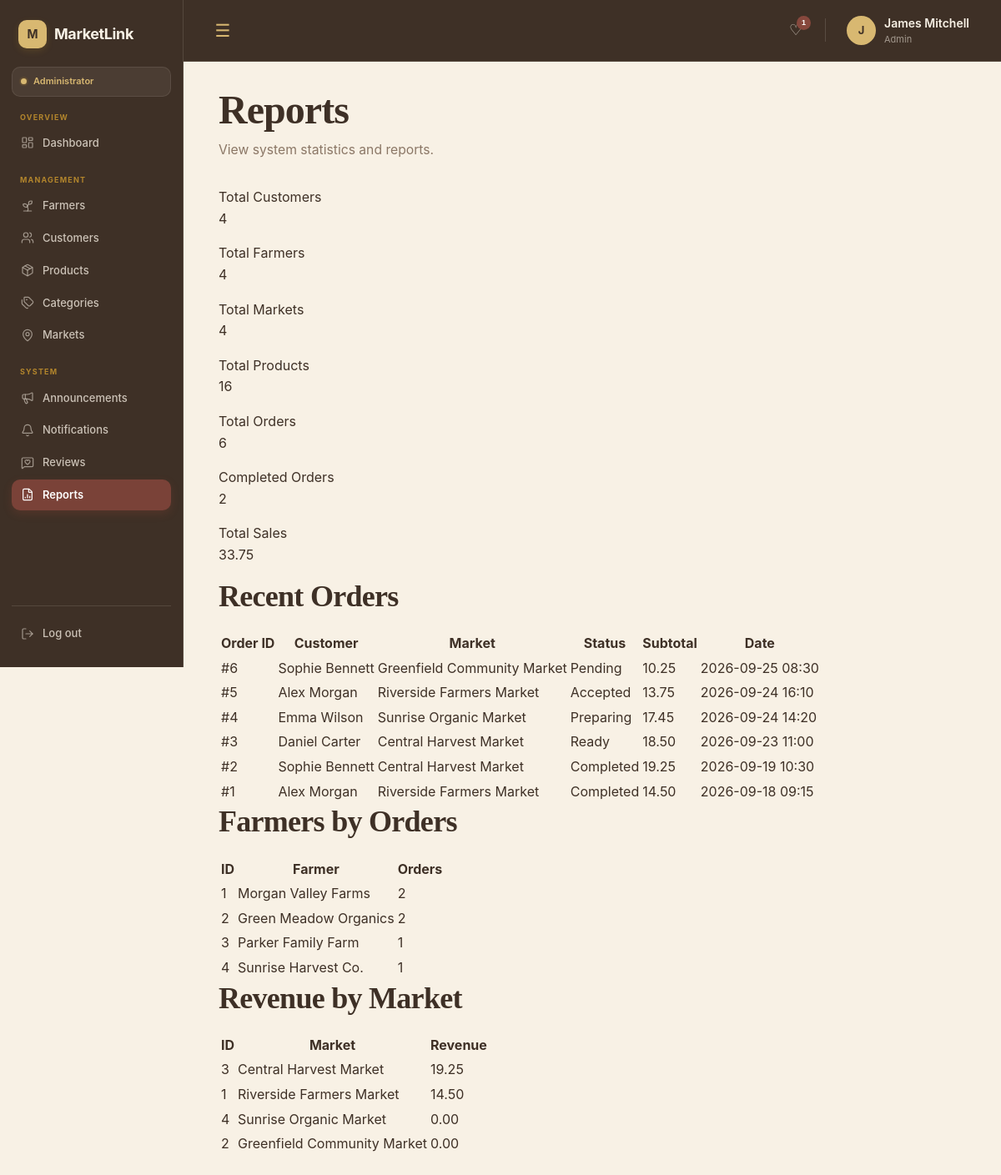
Page /admin/reports.php (signed in) on the earlier database version.
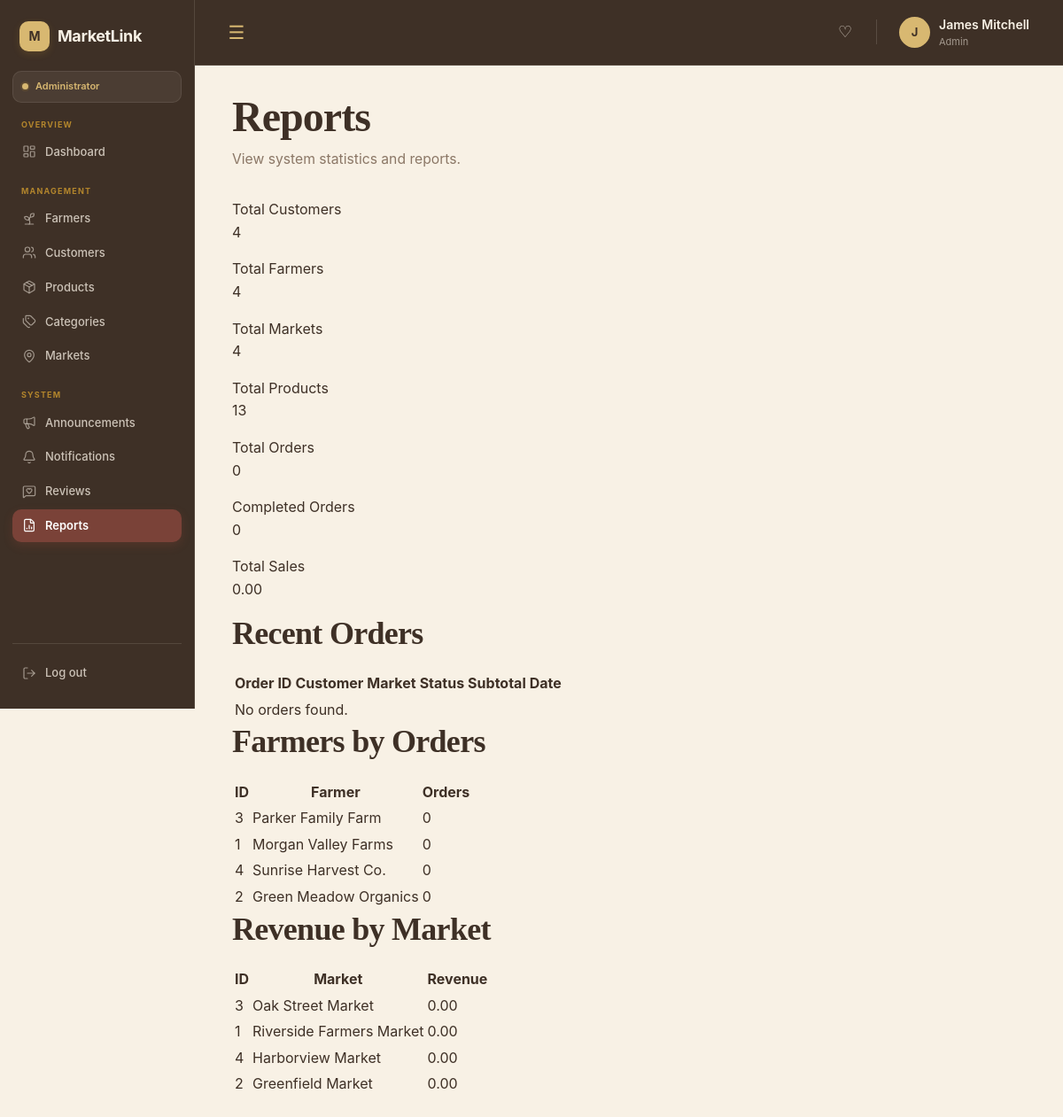
Same page on the later database version.
### tables this page shows
CREATE TABLE `orders` (
  `id` int(10) UNSIGNED NOT NULL,
  `customer_id` int(10) UNSIGNED NOT NULL,
  `farmer_id` int(10) UNSIGNED NOT NULL,
  `market_id` int(10) UNSIGNED NOT NULL,
  `pickup_slot_id` int(10) UNSIGNED NOT NULL,
  `pickup_date` date DEFAULT NULL,
  `status` enum('pending','accepted','preparing','ready','completed','cancelled') NOT NULL DEFAULT 'pending',
  `subtotal` decimal(10,2) NOT NULL DEFAULT 0.00,
  `notes` text DEFAULT NULL,
  `created_at` timestamp NOT NULL DEFAULT current_timestamp(),
  `updated_at` timestamp NOT NULL DEFAULT current_timestamp() ON UPDATE current_timestamp()
);

CREATE TABLE `users` (
  `id` int(10) UNSIGNED NOT NULL,
  `name` varchar(100) NOT NULL,
  `email` varchar(150) NOT NULL,
  `password_hash` varchar(255) NOT NULL,
  `phone` varchar(30) DEFAULT NULL,
  `address` varchar(255) DEFAULT NULL,
  `role` enum('customer','farmer','admin') NOT NULL DEFAULT 'customer',
  `status` enum('active','inactive','suspended') NOT NULL DEFAULT 'active',
  `created_at` timestamp NOT NULL DEFAULT current_timestamp(),
  `updated_at` timestamp NOT NULL DEFAULT current_timestamp() ON UPDATE current_timestamp()
);

CREATE TABLE `markets` (
  `id` int(10) UNSIGNED NOT NULL,
  `name` varchar(150) NOT NULL,
  `description` text DEFAULT NULL,
  `address` varchar(255) NOT NULL,
  `latitude` decimal(10,8) DEFAULT NULL,
  `longitude` decimal(11,8) DEFAULT NULL,
  `opening_time` time DEFAULT NULL,
  `closing_time` time DEFAULT NULL,
  `operating_days` varchar(100) DEFAULT NULL,
  `map_provider` varchar(50) NOT NULL DEFAULT 'OpenStreetMap',
  `status` enum('active','inactive') NOT NULL DEFAULT 'active',
  `created_at` timestamp NOT NULL DEFAULT current_timestamp(),
  `updated_at` timestamp NOT NULL DEFAULT current_timestamp() ON UPDATE current_timestamp()
);

CREATE TABLE `farmers` (
  `id` int(10) UNSIGNED NOT NULL,
  `user_id` int(10) UNSIGNED NOT NULL,
  `stall_name` varchar(150) NOT NULL,
  `contact_person` varchar(100) DEFAULT NULL,
  `description` text DEFAULT NULL,
  `address` varchar(255) DEFAULT NULL,
  `latitude` decimal(10,8) DEFAULT NULL,
  `longitude` decimal(11,8) DEFAULT NULL,
  `approval_status` enum('pending','approved','rejected') NOT NULL DEFAULT 'pending',
  `created_at` timestamp NOT NULL DEFAULT current_timestamp(),
  `updated_at` timestamp NOT NULL DEFAULT current_timestamp() ON UPDATE current_timestamp()
);

### admin/reports.php (the view, shortened to what the changed rows need)
<?php
require_once __DIR__ . '/../includes/include.php';
$stmt = $conn->prepare("
    SELECT COUNT(*)
    FROM products
");
$stmt->execute();
$result = $stmt->get_result();
$row = $result->fetch_row();
$total_products = (int) $row[0];
$stmt = $conn->prepare("
    SELECT COUNT(*)
    FROM orders
");
$stmt->execute();
$result = $stmt->get_result();
$row = $result->fetch_row();
$total_orders = (int) $row[0];
$stmt = $conn->prepare("
    SELECT COUNT(*)
    FROM orders
    WHERE status = 'completed'
");
$stmt->execute();
$result = $stmt->get_result();
$row = $result->fetch_row();
$completed_orders = (int) $row[0];
$stmt = $conn->prepare("
    SELECT COALESCE(SUM(subtotal), 0)
    FROM orders
    WHERE status = 'completed'
");
$stmt->execute();
$result = $stmt->get_result();
$row = $result->fetch_row();
$total_sales = (float) $row[0];
$stmt = $conn->prepare("
    SELECT
        o.id,
        o.status,
        o.subtotal,
        o.created_at,
        u.name AS customer_name,
        m.name AS market_name
    FROM orders o
    LEFT JOIN users u
        ON o.customer_id = u.id
    LEFT JOIN markets m
        ON o.market_id = m.id
    ORDER BY o.created_at DESC
    LIMIT 10
");
$stmt->execute();
$result = $stmt->get_result();
$recent_orders = $result->fetch_all(MYSQLI_ASSOC);
$stmt = $conn->prepare("
    SELECT
        f.id,
        f.stall_name,
        COUNT(o.id) AS orders_count
    FROM farmers f
    LEFT JOIN orders o
        ON o.farmer_id = f.id
    GROUP BY
        f.id,
        f.stall_name
    ORDER BY orders_count DESC
    LIMIT 10
");
$stmt->execute();
$result = $stmt->get_result();
$top_farmers = $result->fetch_all(MYSQLI_ASSOC);
$stmt = $conn->prepare("
    SELECT
        m.id,
        m.name AS market_name,
        COALESCE(SUM(o.subtotal), 0) AS revenue
    FROM markets m
    LEFT JOIN orders o
        ON o.market_id = m.id
        AND o.status = 'completed'
    GROUP BY
        m.id,
        m.name
    ORDER BY revenue DESC
");
$stmt->execute();
$result = $stmt->get_result();
$market_revenue = $result->fetch_all(MYSQLI_ASSOC);
?>
<!DOCTYPE html>
<html lang="en">
<head>
    <link rel="stylesheet" href="../assets/css/base.css">
    <link rel="stylesheet" href="../assets/css/navbar.css">
    <link rel="stylesheet" href="../assets/css/sidebar.css">
</head>
<body>
    <?php include __DIR__ . '/../includes/navbar.php'; ?>
    <main class="main-content">
        <div class="page-header">
            <div>
                <h1>
                    Reports
                </h1>
            </div>
        </div>
        <section class="details-grid">
            <div class="form-group">
                <label>
                    Total Products
                </label>
                <p>
                    <?= $total_products ?>
                </p>
            </div>
            <div class="form-group">
                <label>
                    Total Orders
                </label>
                <p>
                    <?= $total_orders ?>
                </p>
            </div>
            <div class="form-group">
                <label>
                    Completed Orders
                </label>
                <p>
                    <?= $completed_orders ?>
                </p>
            </div>
            <div class="form-group">
                <label>
                    Total Sales
                </label>
                <p>
                    <?= number_format(
                        $total_sales,
                        2
                    ) ?>
                </p>
            </div>
        </section>
        <section class="table-section">
            <div class="section-header">
                <h2>
                    Recent Orders
                </h2>
            </div>
            <div class="table-responsive">
                <table class="data-table">
                    <thead>
                        <tr>
                            <th>
                                Order ID
                            </th>
                            <th>
                                Customer
                            </th>
                            <th>
                                Market
                            </th>
                            <th>
                                Status
                            </th>
                            <th>
                                Subtotal
                            </th>
                            <th>
                                Date
                            </th>
                        </tr>
                    </thead>
                    <tbody>
                        <?php if (!empty($recent_orders)): ?>
                            <?php foreach ($recent_orders as $order): ?>
                                <tr>
                                    <td>
                                        #<?= (int)$order['id'] ?>
                                    </td>
                                    <td>
                                        <?= htmlspecialchars(
                                            $order['customer_name'] ?? 'N/A'
                                        ) ?>
                                    </td>
                                    <td>
                                        <?= htmlspecialchars(
                                            $order['market_name'] ?? 'N/A'
                                        ) ?>
                                    </td>
                                    <td>
                                        <span
                                            class="status status-<?= htmlspecialchars(
                                                $order['status'] ?? ''
                                            ) ?>"
                                        >
                                            <?= ucfirst(
                                                htmlspecialchars(
                                                    $order['status'] ?? 'N/A'
                                                )
                                            ) ?>
                                        </span>
                                    </td>
                                    <td>
                                        <?= number_format(
                                            (float)$order['subtotal'],
                                            2
                                        ) ?>
                                    </td>
                                    <td>
                                        <?php if (!empty($order['created_at'])): ?>
                                            <?= date(
                                                'Y-m-d H:i',
                                                strtotime(
                                                    $order['created_at']
                                                )
                                            ) ?>
                                        <?php else: ?>
                                            N/A
                                        <?php endif; ?>
                                    </td>
                                </tr>
                            <?php endforeach; ?>
                        <?php else: ?>
                            <tr>
                                <td colspan="6">
                                    No orders found.
                                </td>
                            </tr>
                        <?php endif; ?>
                    </tbody>
                </table>
            </div>
        </section>
        <section class="table-section">
            <div class="section-header">
                <h2>
                    Farmers by Orders
                </h2>
            </div>
            <div class="table-responsive">
                <table class="data-table">
                    <thead>
                        <tr>
                            <th>
                                ID
                            </th>
                            <th>
                                Farmer
                            </th>
                            <th>
                                Orders
                            </th>
                        </tr>
                    </thead>
                     <tbody>
                        <?php if (!empty($top_farmers)): ?>
                            <?php foreach ($top_farmers as $farmer): ?>
                                <tr>
                                    <td>
                                        <?= (int)$farmer['id'] ?>
                                    </td>
                                    <td>
                                        <?= htmlspecialchars(
                                            $farmer['stall_name']
                                        ) ?>
                                    </td>
                                    <td>
                                        <?= (int)$farmer['orders_count'] ?>
                                    </td>
                                </tr>
                            <?php endforeach; ?>
                        <?php endif; ?>
                    </tbody>
                </table>
            </div>
        </section>
        <section class="table-section">
            <div class="section-header">
                <h2>
                    Revenue by Market
                </h2>
            </div>
            <div class="table-responsive">
                <table class="data-table">
                    <thead>
                        <tr>
                            <th>
                                ID
                            </th>
                            <th>
                                Market
                            </th>
                            <th>
                                Revenue
                            </th>
                        </tr>
                    </thead>
                    <tbody>
                        <?php if (!empty($market_revenue)): ?>
                            <?php foreach ($market_revenue as $market): ?>
                                <tr>
                                    <td>
                                        <?= (int)$market['id'] ?>
                                    </td>
                                    <td>
                                        <?= htmlspecialchars(
                                            $market['market_name']
                                        ) ?>
                                    </td>
                                    <td>
                                        <?= number_format(
                                            (float)$market['revenue'],
                                            2
                                        ) ?>
                                    </td>
                                </tr>
                            <?php endforeach; ?>
                        <?php endif; ?>
                    </tbody>
                </table>
            </div>
        </section>
    </main>
</body>
</html>

### includes/navbar.php (shortened to what the changed rows need)
<?php
require_once __DIR__ . '/../config/database.php';
?>
    <nav class="navbar">
    <div class="navbar-right">
        <?php
            $notification_count = 0;
            if (isset($_SESSION['user_id'])) {
                $user_id = (int) $_SESSION['user_id'];
                $stmt = $conn->prepare("
                    SELECT COUNT(*)
                    FROM notifications
                    WHERE user_id = ? AND is_read = 0
                ");
                if ($stmt) {
                    $stmt->bind_param("i", $user_id);
                    if ($stmt->execute()) {
                        $stmt->bind_result($notification_count);
                    }
                }
            }
        ?>
        <div class="notification-wrapper">
            <button
                type="button"
                class="navbar-icon notification-button"
                title="Notifications"
                onclick="toggleNotifications()"
            >
                ♡
                <?php if ($notification_count > 0): ?>
                    <span class="notification-badge">
                        <?= $notification_count > 99 ? '99+' : $notification_count ?>
                    </span>
                <?php endif; ?>
            </button>
        </div>
    </div>
    </nav>

Differences in the rows shown:
removed orders: id "6", customer.name "Sophie Bennett", market.name "Greenfield Community Market", status "Pending", subtotal "10.25", created_at "2026-09-25 08:30"
removed orders: id "5", customer.name "Alex Morgan", market.name "Riverside Farmers Market", status "Accepted", subtotal "13.75", created_at "2026-09-24 16:10"
removed orders: id "4", customer.name "Emma Wilson", market.name "Sunrise Organic Market", status "Preparing", subtotal "17.45", created_at "2026-09-24 14:20"
removed orders: id "3", customer.name "Daniel Carter", market.name "Central Harvest Market", status "Ready", subtotal "18.50", created_at "2026-09-23 11:00"
removed orders: id "2", customer.name "Sophie Bennett", market.name "Central Harvest Market", status "Completed", subtotal "19.25", created_at "2026-09-19 10:30"
removed orders: id "1", customer.name "Alex Morgan", market.name "Riverside Farmers Market", status "Completed", subtotal "14.50", created_at "2026-09-18 09:15"
shown differently, row unchanged: farmers "Parker Family Farm": orders_count "1" → "0"; moves up the list
computed for farmers "Morgan Valley Farms": orders_count "2" → "0"
shown differently, row unchanged: farmers "Sunrise Harvest Co.": orders_count "1" → "0"; moves up the list
computed for farmers "Green Meadow Organics": orders_count "2" → "0"
changed markets id 3: name "Central Harvest Market" → "Oak Street Market"; revenue "19.25" → "0.00"
changed markets "Riverside Farmers Market": revenue "14.50" → "0.00"
changed markets id 4: name "Sunrise Organic Market" → "Harborview Market"
changed markets id 2: name "Greenfield Community Market" → "Greenfield Market"
Other differences:
$total_products: "16" → "13"
$total_orders: "6" → "0"
$completed_orders: "2" → "0"
$total_sales: "33.75" → "0.00"
$notification_count: "1" → (not shown)
text now shown: "No orders found."
